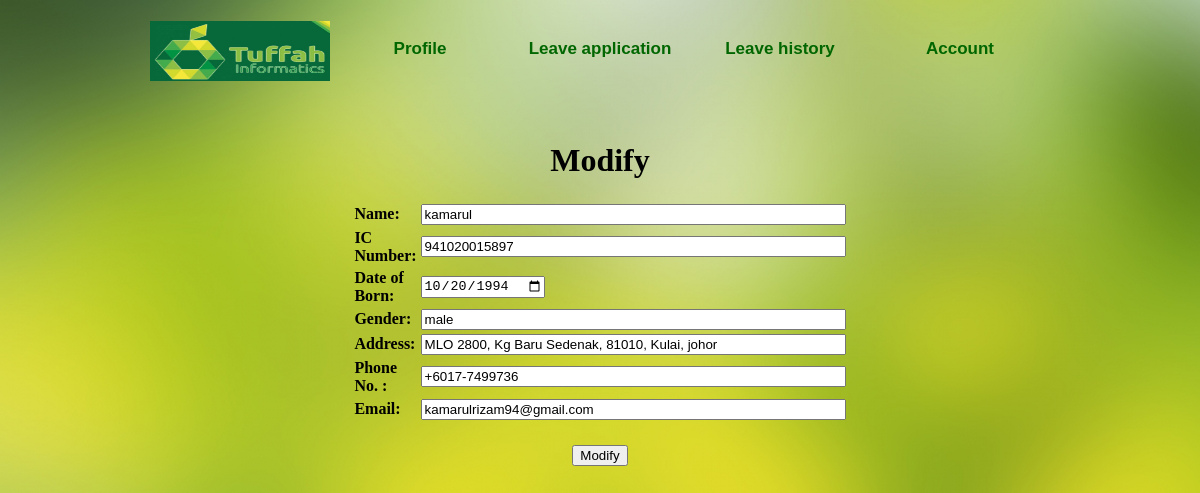
Page /login/Modify.php?Modify=2 on the earlier database version.
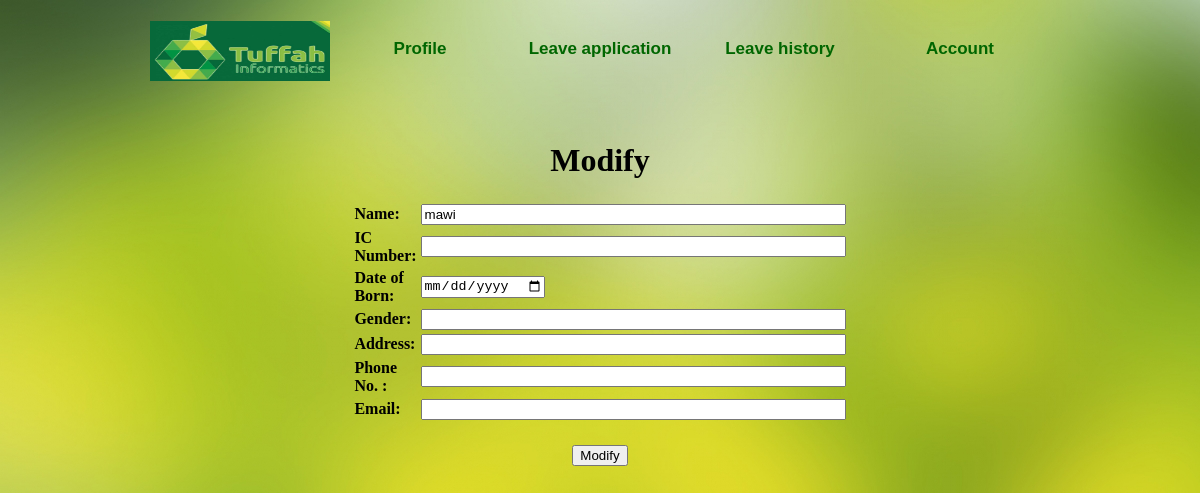
Same page on the later database version.
### tables this page shows
CREATE TABLE `staff` (
  `StaffID` int(11) NOT NULL AUTO_INCREMENT,
  `StaffName` varchar(50) DEFAULT NULL,
  `StaffIC` varchar(50) DEFAULT NULL,
  `StaffDOB` date DEFAULT NULL,
  `StaffGender` varchar(11) DEFAULT NULL,
  `StaffAddress` varchar(50) DEFAULT NULL,
  `StaffContactNo` varchar(50) DEFAULT NULL,
  `StaffEmail` varchar(50) DEFAULT NULL,
  `StaffType` varchar(11) DEFAULT NULL,
  `StaffUsername` varchar(20) DEFAULT NULL,
  `StaffPassword` varchar(20) DEFAULT NULL,
  `Year` int(4) DEFAULT NULL,
  `LeaveBal` int(2) DEFAULT NULL,
  PRIMARY KEY (`StaffID`)
);

### login/Modify.php (the view, shortened to what this page needs)
<!DOCTYPE html PUBLIC "-//W3C//DTD XHTML 1.0 Transitional//EN" "http://www.w3.org/TR/xhtml1/DTD/xhtml1-transitional.dtd">
<html xmlns="http://www.w3.org/1999/xhtml">
<head>
<link href="Layout.css" rel="stylesheet" type="text/css" />
<link href="Menu.css" rel="stylesheet" type="text/css" />
</head>
<body m background="blur.jpg">
<div id="Container">
<nav>
<ul>
    <li><img src="tuffah1.jpg" width="180" height="60" /></li>
	<li><b><a href="profile admin.php">Profile</a></b></li>
    <li><b><a href="leave application admin.php">Leave application</a></b></li>
    <li><b><a href="leave History.php">Leave history</a></b></li>
    <li><b><a href="account admin.php">Account</a></b></li>
</ul>
</nav>
<div id="Footer">
</div>
</div>
<?php
if(isset($_GET['Modify']))
{
	$id = $_GET['Modify'];
	$sql = mysql_query("SELECT * FROM staff WHERE StaffID= $id");
	$row = mysql_fetch_array($sql);
}
?>
<center>
<h1>Modify</h1>
<form action="Modify.php" method="POST">
<table border="0" width="400">
<tr><td><b>Name:</b></td><td> <input size="50" type="text" name="StaffName" value="<?php echo $row['StaffName'];?>"/></td></tr>
<tr><td><b>IC Number:</b></td><td> <input size="50" type="text" name="StaffIC" value="<?php echo $row['StaffIC'];?>"/></td></tr>
<tr><td><b>Date of Born:</b></td><td> <input size="50" type="date" name="StaffDOB" value="<?php echo $row['StaffDOB'];?>"/></td></tr>
<tr><td><b>Gender:</b></td><td> <input size="50" type="text" name="StaffGender" value="<?php echo $row['StaffGender'];?>"/></td></tr>
<tr><td><b>Address:</b></td><td> <input size="50" type="text" name="StaffAddress" value="<?php echo $row['StaffAddress'];?>"/></td></tr>
<tr><td><b>Phone No. :</b></td><td> <input size="50" type="text" name="StaffContactNo" value="<?php echo $row['StaffContactNo'];?>"/></td></tr>
<tr><td><b>Email:</b></td><td> <input size="50" type="text" name="StaffEmail" value="<?php echo $row['StaffEmail'];?>"/></td></tr>
<tr><td></td><td> <input  type="hidden" name="ID" value="<?php echo $id;?>"/></td></tr>
</table><br /><tr><td colspan="2"><center>
<input type="submit" name="submit" value="Modify"/></center></td></tr>
</form>

Differences in the rows shown:
changed staff: StaffName "kamarul" → "mawi"; StaffDOB "10/20/1994" → (not shown); StaffIC "941020015897" → (not shown); StaffGender "male" → (not shown); StaffAddress "MLO 2800, Kg Baru Sedenak, 81010, Kulai, johor" → (not shown); StaffContactNo "+6017-7499736" → (not shown); StaffEmail "kamarulrizam94@gmail.com" → (not shown)
